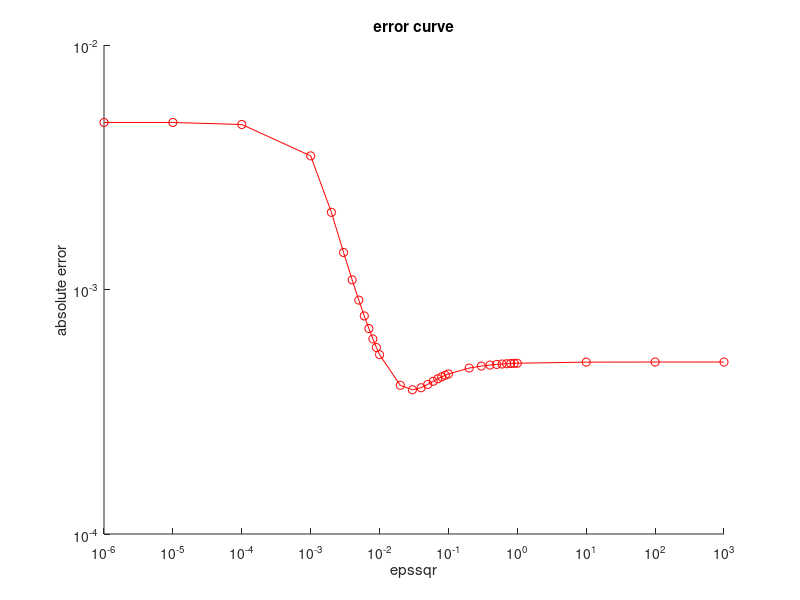

MATLAB code for this plot:
% proceed "shortinfo.txt" file and plot L-curve
%
% Lukas Pospisil, USI, Lugano 2017
%

% width,height,T,K,depth,
% epssqr,abserr,Theta0,Theta1,it all, 
% t all, t gamma update, t gamma solve, t theta update, t theta solve, 
% SPGQP it, SPGQP hessmult, SPGQP t all, SPGQP t project, SPGQP t matmult, 
% SPGQP t dot, SPGQP t update, SPGQP t stepsize, SPGQP t fs, SPGQP t other,
% SPGQP fx, SPGQP fx_linear, SPGQP fx_quadratic, SPGQP_sum it, SPGQP_sum hessmult, 
% SPGQP_sum t all, SPGQP_sum t project, SPGQP_sum t matmult, SPGQP_sum t dot, SPGQP_sum t update, 
% SPGQP_sum t stepsize, SPGQP_sum t fs, SPGQP_sum t other,

clear all

addpath(genpath(fullfile(pwd,'../common')))

problemsize = 256*128*1000;

K = 2;

M = csvread('results/shortinfo.txt',1,0);

myidx_unsorted = find(M(:,4) == K);
[~,sortidx] = sort(M(myidx_unsorted,6));
myidx = myidx_unsorted(sortidx);

epssqr = M(myidx,6);
abserr = M(myidx,7)/problemsize;

errorcurvefig = figure;
hold on

%xlabel('log(linear term)')
xlabel('epssqr')
ylabel('absolute error')
%ylabel('quadratic term / epssqr')
title(['error curve'])

plot(epssqr, abserr, 'ro')
plot(epssqr, abserr, 'r')

set(gca,'Xscale','log')
set(gca,'Yscale','log')

%axis([300 500 10^0 10^9])


hold off


